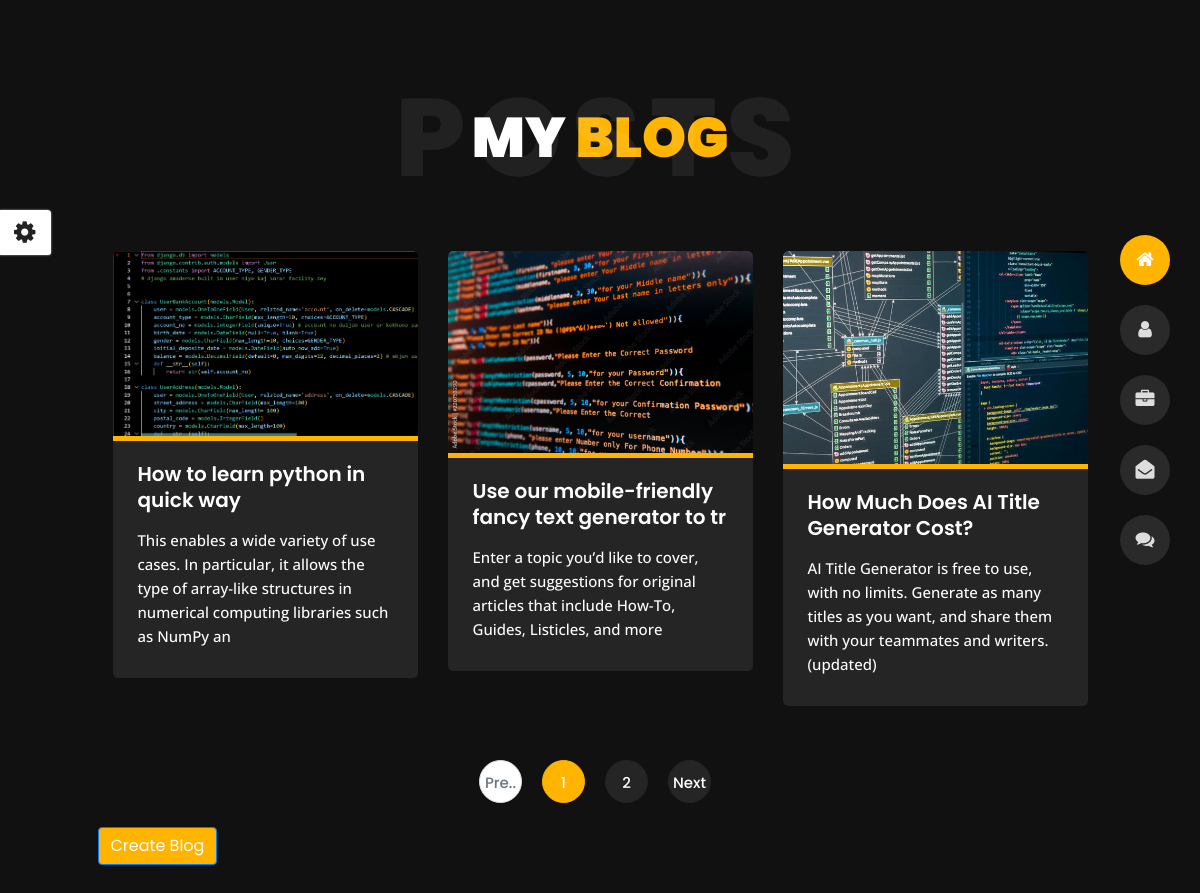
Screenshot of /blog/ with the database file from the repository.
### blog_app/models.py (models this page shows, shortened)
class Blog(models.Model):
      user        = models.ForeignKey(MyProfile, on_delete=models.CASCADE, related_name="user")
      id          = models.AutoField(unique=True, primary_key= True)
      blog_type   = models.CharField(max_length= 50)
      image       = models.ImageField(upload_to='photos/blog_image', blank=True)
      title       = models.CharField(max_length= 50)
      short_text  = models.CharField(max_length= 150, null= True)
      description = models.TextField()
      create_date = models.DateTimeField(auto_now_add= True)
      modify_date = models.DateTimeField(auto_now= True)

### blog_app/views.py (the view)
# urls.py: 2. Add a URL to urlpatterns:  path('blog/', include('blog.urls'))
def blog(request):
    blogs = Blog.objects.all()
    paginator = Paginator(blogs, 3) # will show 2 content per page
    page = request.GET.get('page') # get the page
    page_obj = paginator.get_page(page)
    context = {
        'page_obj' : page_obj
    }
    return render(request, 'blog.html' , context)

### blog_app/templates/blog.html (shortened to what this page needs)
﻿{% extends "base.html" %}
{% load static %}
{% block body %}
<body class="blog">
<section class="title-section text-left text-sm-center revealator-slideup revealator-once revealator-delay1">
    <h1>my <span>blog</span></h1>
    <span class="title-bg">posts</span>
</section>
<section class="main-content revealator-slideup revealator-once revealator-delay1">
    <div class="container">
        <div class="row">
         {% for blog in page_obj %}
            <div class="col-12 col-md-6 col-lg-6 col-xl-4 mb-30">
                <article class="post-container">
                    <div class="post-thumb">
                        <a href="{% url 'blog-post' blog.id %}" class="d-block position-relative overflow-hidden">
                            <img src=" {{blog.image.url}} " class="img-fluid" alt="Blog Post">
                        </a>
                    </div>
                    <div class="post-content">
                        <div class="entry-header">
                            <h3><a href="{% url 'blog-post' blog.id %}"> {{blog.title}} </a></h3>
                        </div>
                        <div class="entry-content open-sans-font">
                           <p> {{blog.short_text}} </p>
                        </div>
                    </div>
                </article>
            </div>
        {% endfor %}
            <div class="col-12 mt-4">
                {% if page_obj.has_other_pages %}
                    <nav aria-label="Page navigation example">
                        <ul class="pagination justify-content-center mb-0">
                            {% if page_obj.has_previous %}
                                <li class="page-item">
                                    <a class="page-link" href="?page={{page_obj.previous_page_number}}">Pre..</a>
                                </li>
                            {% else %}
                                <li class="page-item disabled">
                                    <span class="page-link">Pre..</span>
                                </li>
                            {% endif %}
                            {% for i in page_obj.paginator.page_range %}
                                {% if page_obj.number == i %}
                                    <li class="page-item active"><span class="page-link">{{i}}</span></li>
                                {% else %}
                                    <li class="page-item">
                                        <a class="page-link" href="?page={{i}}">{{i}}</a>
                                    </li>
                                {% endif %}
                            {% endfor %}
                            {% if page_obj.has_next %}
                                <li class="page-item">
                                    <a class="page-link" href="?page={{page_obj.next_page_number}}">Next</a>
                                </li>
                            {% else %}
                                <li class="page-item disabled">
                                    <span class="page-link">Next</span>
                                </li>
                            {% endif %}
                        </ul>
                    </nav><br>
                {% endif %}
            </div> <br>
                <a href="{% url "create_blog"  %}" class="btn btn-primary ">Create Blog</a>
    </div>
</section>
</body>
{% endblock body %}

### static/css/style.css (style rules this page uses)
html { overflow-x: hidden; height: 100%; }
body { font-family: 'Poppins', sans-serif; font-size: 15px; color: #fff; font-weight: 500; line-height: 1.6; position: relative; background-size: cover; background-position: center; height: 100%; width: 100%; background-color: #111; }
.open-sans-font { font-family: 'Open Sans', sans-serif; }
.mb-30 { margin-bottom: 30px; }
.no-transform { transform: none !important; }
.title-section { margin: 0 auto; width: 100%; position: relative; padding: 80px 0; }
.title-section h1 { font-size: 56px; font-weight: 900; color: #fff; text-transform: uppercase; margin: 0; }
.title-bg { font-size: 110px; left: 0; letter-spacing: 10px; line-height: 0.7; position: absolute; right: 0; top: 50%; text-transform: uppercase; font-weight: 800; -webkit-transform: translateY(-50%); -moz-transform: translateY(-50%); -ms-transform: translateY(-50%); -o-transform: translateY(-50%); transform: translateY(-50%); color: rgba(255, 255, 255, 0.07); }
.blog .main-content { padding-bottom: 85px; }
.blog .post-container { display: block; }
.blog .post-content { background-color: #252525; padding: 20px 25px 25px 25px; border-radius: 0 0 5px 5px; }
.blog .post-content .entry-header h3 { line-height: 26px; cursor: pointer; }
.blog .post-content .entry-header h3 a { text-decoration: none; transition: .5s; }
.blog .post-thumb { border-radius: 5px 5px 0 0; cursor: pointer; }
.blog .post-thumb a { border-radius: 5px 5px 0 0; }
.blog .post-thumb a img { border-radius: 5px 5px 0 0; transition: .3s; }
.blog .post-content .entry-content p { margin: 15px 0 5px; }
.blog .post-content .entry-header h3 a { color: #fff; font-size: 20px; font-weight: 600; }
.blog .pagination { margin-bottom: 30px; }
.blog .page-link { color: #fff; background-color: #252525; border: 1px solid #252525; padding: 0; margin: 0 10px; border-radius: 50% !important; width: 43px; height: 43px; line-height: 43px; text-align: center; transition: .3s; }
@media (max-width: 1350px) and (min-width: 992px) { .container { max-width: calc(100% - 195px); } }

### static/css/skins/yellow.css (style rules this page uses)
.home h1, .about .box-stats h3, .title-section h1 span, #menu li.active a, body.light #menu li.active a, .blog .post-container:hover .post-content .entry-header h3 a, .blog .post-content .entry-header h3 a:hover, .contact .custom-span-contact i, .portfolio .slideshow figcaption h3, .portfolio .slideshow a, .portfolio .grid figure:hover figcaption, .blog-post .meta i { color: #ffb400; }
.home .home-details h1:before, .about .resume-box .icon, .contact ul.social li a:hover, body.light.contact ul.social li a:hover, .preloader .loader, .blog .page-link:hover, .blog .page-item.active .page-link, body.light.blog .page-link:hover, body.light.blog .page-item.active .page-link, .portfolio .grid li figure div, .header ul.icon-menu li.icon-box.active, .header ul.icon-menu li.icon-box:hover, body.light .header ul.icon-menu li.icon-box.active, body.light .header ul.icon-menu li.icon-box:hover, .btn, .header .icon-box h2, .home .color-block, .title-section hr, .portfolio .slideshow .carousel-indicators li.active, .button:before, .button-icon { background-color: #ffb400; }
.contact .contactform input[type=text]:focus, .contact .contactform input[type=email]:focus, .contact .contactform textarea:focus, body.light.contact .contactform input[type=text]:focus, body.light.contact .contactform input[type=email]:focus, body.light.contact .contactform textarea:focus, .blog .page-item.active .page-link, .blog .page-link:hover, body.light.blog .page-item.active .page-link, body.light.blog .page-link:hover, .button { border: 1px solid #ffb400; }
.blog .post-thumb { border-bottom: 5px solid #ffb400; }

### rows the page displays
Blog: image (picture), title "How to learn python in quick way", short_text "This enables a wide variety of use cases. In particular, it allows the type of array-like structures in numerical computing libraries such as NumPy an"
Blog: image (picture), title "Use our mobile-friendly fancy text generator to tr", short_text "Enter a topic you’d like to cover, and get suggestions for original articles that include How-To, Guides, Listicles, and more"
Blog: image (picture), title "How Much Does AI Title Generator Cost?", short_text "AI Title Generator is free to use, with no limits. Generate as many titles as you want, and share them with your teammates and writers.(updated)"

### other values shown
{{ i }} "1"
{{ i }} "2"
